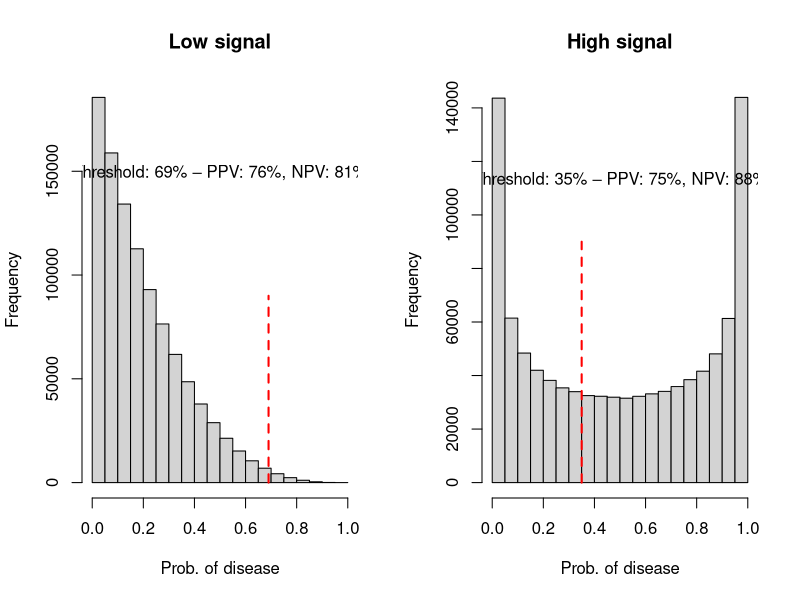

This chart was generated by the following R code:
n <- 1e6
p1 <- rbeta(n, 1, 4)
y1 <- rbinom(n, 1, p1)
p2 <- rbeta(n, 1/2, 1/2)
y2 <- rbinom(n, 1, p2)

par(mfrow = c(1,2))
hist(p1, 
     xlab = "Prob. of disease", 
     main = "Low signal")
text(
  0.5, 1.5e5,
  paste0(
    "\nThreshold: 69% \u2012 ",
    "PPV: ", round(mean(y1[p1 > .69])*100), "%, ",
    "NPV: ", round(mean(y1[p1 < .69]==0)*100), "%\n"
  )
)
segments(x0=0.69,y0=0,x1=0.69,y1=9e4, col="red", lty = 2, lwd = 2)
hist(p2, 
     xlab = "Prob. of disease", 
     main = "High signal")

text(
  0.5, 110000,
  paste0(
    "Threshold: 35% \u2012 ",
    "PPV: ", round(mean(y2[p2 > .35])*100), "%, ",
    "NPV: ", round(mean(y2[p2 < .35]==0)*100), "%\n"
  )
)

segments(x0=0.35, y0=0, x1=0.35, y1=9e4, col="red", lty=2, lwd = 2)
